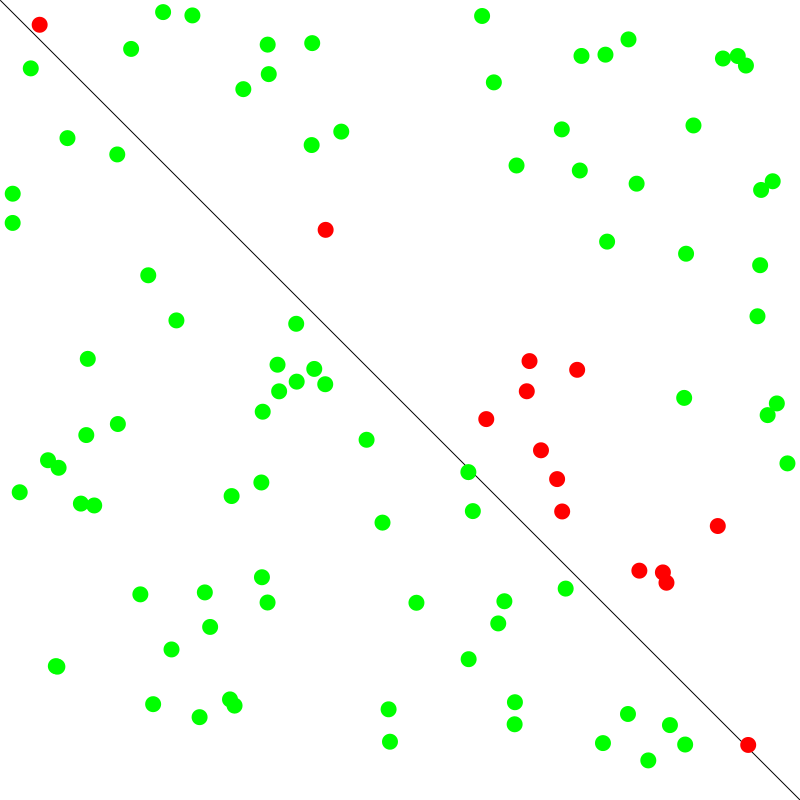
Frame 1 (no input)
Frame 60 (the mouse pressed at the canvas centre just before this capture): identical to frame 1, image omitted
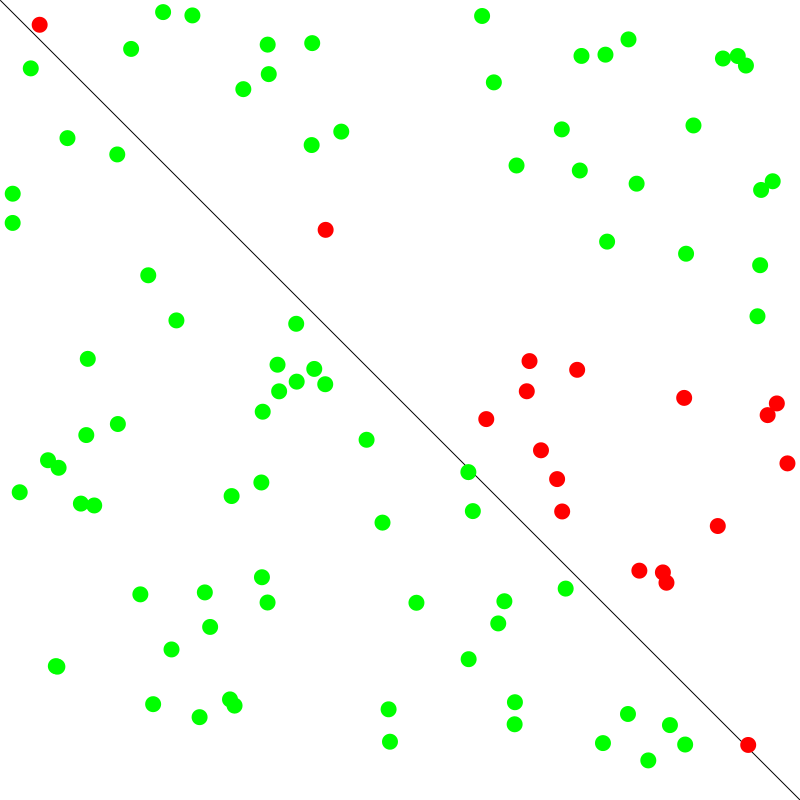
Frame 120 (the mouse held since frame 60 and released just before this capture)

The Processing sketch that drew these frames (run headless with seeded random() and noise(); from frame 60 on, the mouse is pressed at the canvas centre):

// Processing sketch: NeuralNetwork
// ── NeuralNetwork.pde
//The activation function
int sign(float n) {
  if (n>=0) {
    return 1;
  } else {
    return -1;
  }
}

class Perceptron {
  float[] weights = new float[2];
  //Constructor
  Perceptron() {
    //Intialize the weights randomly
    for (int i=0; i<weights.length; i++) {
      weights[i]= random(-1, 1);
    }
  }
  int guess(float[] inputs) {
    float sum = 0;
    for (int i =0; i<weights.length; i++) {
      sum+= inputs[i]*weights[i];
    }
    int output = sign(sum);
    return output;
  }

  void train(float[] inputs, int target) {
    int guess = guess(inputs);
    int error = target-guess;

    for (int i = 0; i<weights.length; i++) {
      weights[i] += error*inputs[i];
    }
  }
}

// ── TestPerceptron.pde
Perceptron brain;

Point[] points = new Point[100];




void setup() {
  size (800, 800);
  brain= new Perceptron();

  for (int i=0; i<points.length; i++) {
    points[i] = new Point();
  }

  float[] inputs={-1, 0.5};
  int guess = brain.guess(inputs);
  println(guess);
}

void draw() {
  background(255);
  stroke(0);
  line(0, 0, width, height);
  for (Point pt : points) {
    pt.show();
  }


  for (Point pt : points) {
    float[]inputs = {pt.x, pt.y};
    int target = pt.label;
    int guess = brain.guess(inputs);
    if (guess == target) {
      fill(0, 255, 0);
    } else {
      fill(255, 0, 0);
    }
    noStroke();
      ellipse(pt.x, pt.y, 16, 16);
  }
}
  void mousePressed(){

  for (Point pt : points) {
    float[]inputs = {pt.x, pt.y};
    int target = pt.label;
    brain.train(inputs, target);
    


  }

}

  
  

// ── Training.pde

class Point {
  float x;
  float y;
  int label;
  Point() {
    x = random(width);
    y= random(height);

    if (x>y) {
      label=1;
    } else {
      label = -1;
    }
  }
  
void show() {
  stroke(0);
  if (label==1) {
    fill(255);
  } else {
    fill(0);
  }
  ellipse(x, y, 8, 8);
}
}
